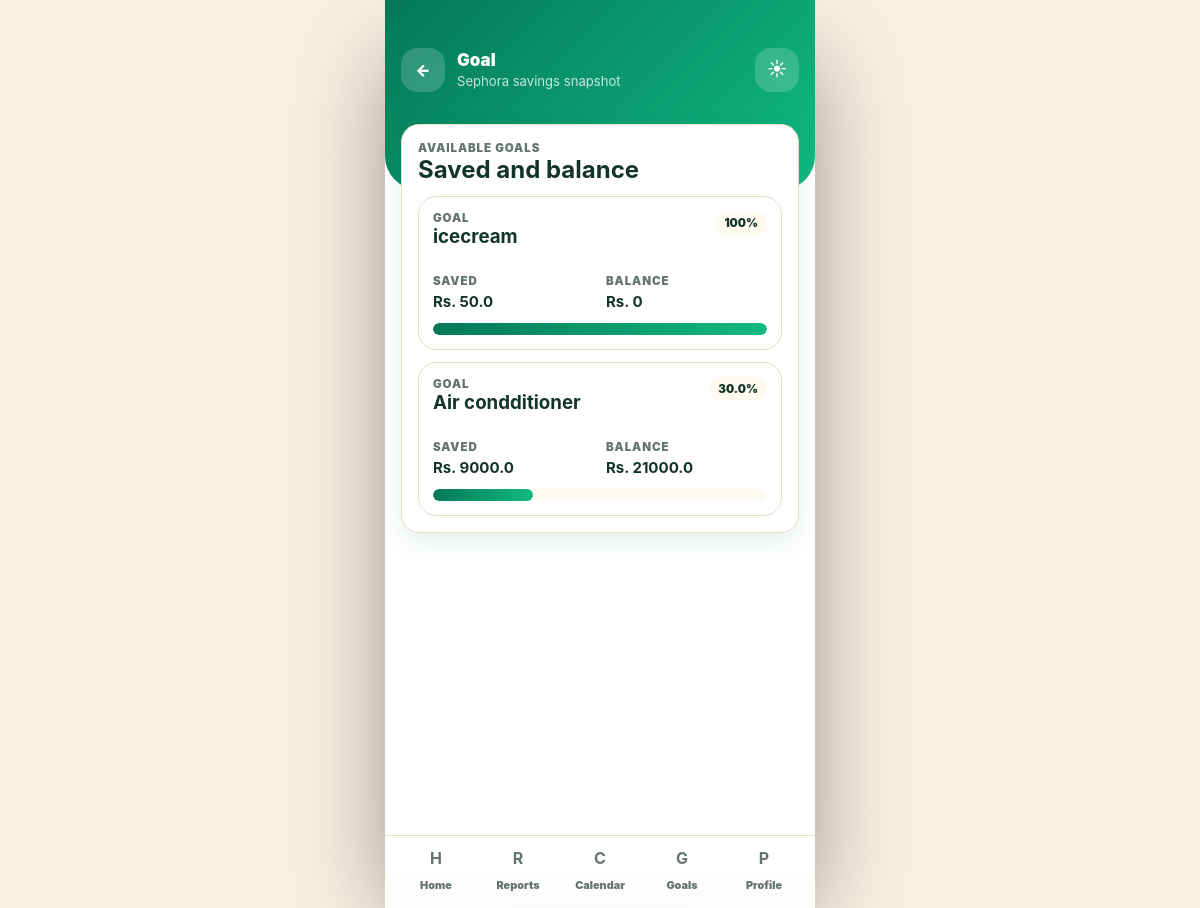
/goal-summary (signed in), run on the app's committed database.
### tables this page shows
CREATE TABLE goals (
            id INTEGER PRIMARY KEY AUTOINCREMENT,
            user TEXT NOT NULL,
            goal_name TEXT NOT NULL,
            target_amount REAL NOT NULL,
            saved_amount REAL DEFAULT 0,
            target_date TEXT NOT NULL,
            created_at DATETIME DEFAULT CURRENT_TIMESTAMP
        );

### app.py (the view)
@app.route('/goal-summary')
@login_required
def goal_quick():
    user = session['user']
    goals = build_goal_rows(user)
    return render_template("goal_summary.html", goals=goals, username=user)

### app.py (called while the page is built)
def get_conn(row_factory=None):
    conn = sqlite3.connect(DB_PATH, detect_types=sqlite3.PARSE_DECLTYPES | sqlite3.PARSE_COLNAMES)
    if row_factory:
        conn.row_factory = row_factory
    return conn

def login_required(f):
    @wraps(f)
    def decorated_function(*args, **kwargs):
        if "user" not in session:   # if no user session, redirect
            flash("Please login first!", "warning")
            return redirect(url_for("login"))
        return f(*args, **kwargs)
    return decorated_function

### templates/goal_summary.html (shortened to what this page needs)
<!DOCTYPE html>
<html lang="en">
<head>
  <link rel="stylesheet" href="{{ url_for('static', filename='style.css') }}">
</head>
<body>
  <main class="page">
    <header class="app-header">
      <div class="header-user">
        <a class="icon-button back-button" href="{{ url_for('dashboard') }}" aria-label="Back">&larr;</a>
        <div>
          <p class="app-title">Goal</p>
          <p class="app-subtitle">{{ username }} savings snapshot</p>
        </div>
      </div>
      <button class="theme-toggle" type="button" aria-label="Change theme" title="Change theme"></button>
    </header>
    <section class="section">
      <span class="eyebrow">Available goals</span>
      <h2>Saved and balance</h2>
      <div class="goal-list compact-goal-list">
        {% for goal in goals %}
          <article class="goal-card compact-goal-card">
            <div class="goal-head">
              <div>
                <span class="eyebrow">Goal</span>
                <h3>{{ goal.goal_name }}</h3>
              </div>
              <span class="pill">{{ goal.progress }}%</span>
            </div>
            <div class="meta-grid">
              <div><span>Saved</span><strong>Rs. {{ goal.saved_amount }}</strong></div>
              <div><span>Balance</span><strong>Rs. {{ goal.remaining_amount }}</strong></div>
            </div>
            <div class="progress-bar" aria-label="Goal progress">
              <div class="progress-fill" style="width: {{ goal.progress }}%;">{{ goal.progress }}%</div>
            </div>
          </article>
        {% else %}
          <article class="goal-card">
            <h3>No goals yet</h3>
            <a class="btn secondary" href="{{ url_for('goal_planner') }}">Create goal</a>
          </article>
        {% endfor %}
      </div>
    </section>
    <nav class="bottom-nav" aria-label="App tabs">
      <a href="{{ url_for('dashboard') }}"><b>H</b><span>Home</span></a>
      <a href="{{ url_for('visualization') }}"><b>R</b><span>Reports</span></a>
      <a href="{{ url_for('calendar_view') }}"><b>C</b><span>Calendar</span></a>
      <a href="{{ url_for('goal_planner') }}"><b>G</b><span>Goals</span></a>
      <a href="{{ url_for('profile') }}"><b>P</b><span>Profile</span></a>
    </nav>
  </main>
</body>
</html>

### data on the page
goals: goal_name "icecream", progress "100", saved_amount "50.0", remaining_amount "0"
goals: goal_name "Air condditioner", progress "30.0", saved_amount "9000.0", remaining_amount "21000.0"

### other printed values
{{ username }} "Sephora"
